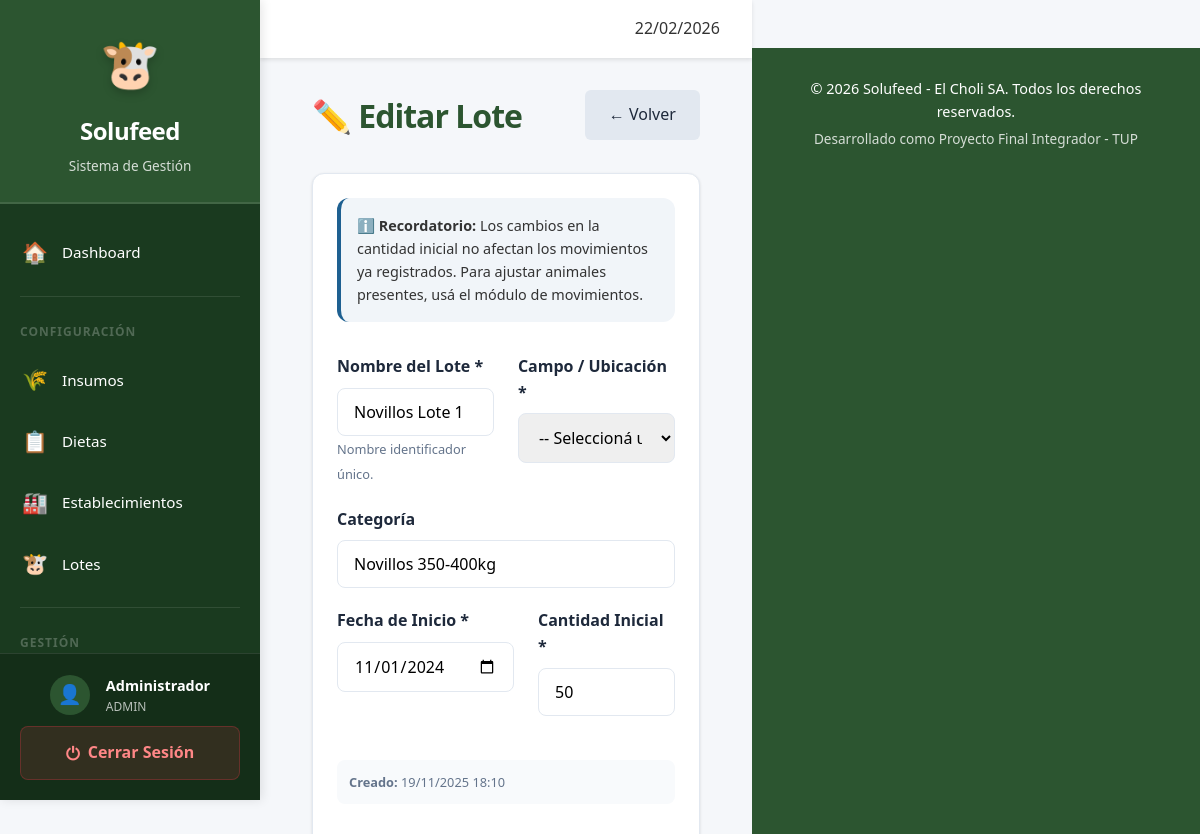
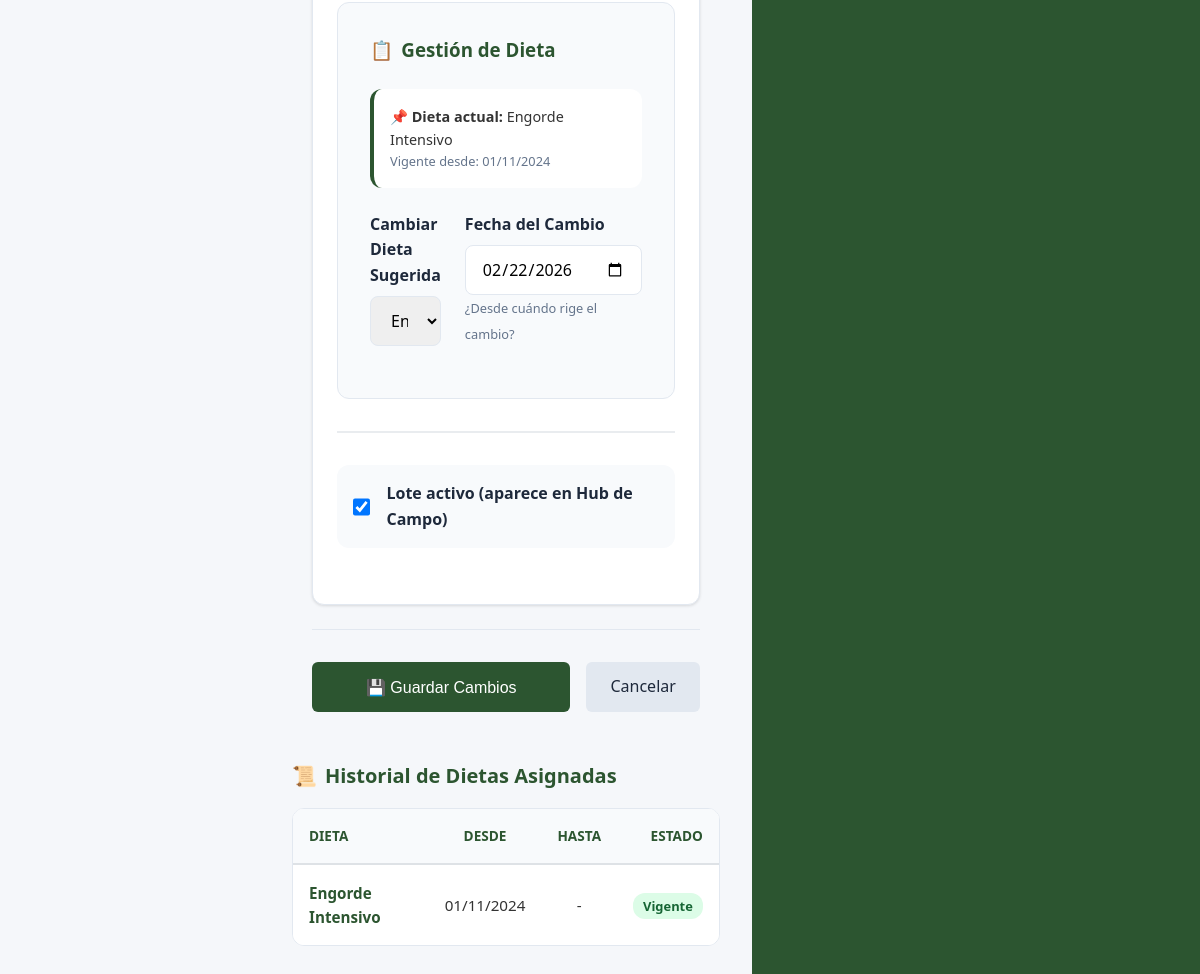
Screenshot of /admin/lotes/editar.php?id=1 (signed in) with the database file from the repository (2 pictures, top to bottom).
### tables this page shows
CREATE TABLE `tropa` (
  `id_tropa` int(11) NOT NULL AUTO_INCREMENT,
  `nombre` varchar(100) NOT NULL,
  `id_campo` int(11) DEFAULT NULL,
  `categoria` varchar(50) DEFAULT NULL,
  `fecha_inicio` date NOT NULL,
  `cantidad_inicial` int(11) NOT NULL,
  `activo` tinyint(1) NOT NULL DEFAULT 1,
  `fecha_creacion` datetime NOT NULL,
  `fecha_actualizacion` datetime DEFAULT NULL,
  PRIMARY KEY (`id_tropa`),
  KEY `fk_tropa_campo` (`id_campo`),
  CONSTRAINT `fk_tropa_campo` FOREIGN KEY (`id_campo`) REFERENCES `campo` (`id_campo`)
);

CREATE TABLE `tropa_dieta_asignada` (
  `id_tropa_dieta` int(11) NOT NULL AUTO_INCREMENT,
  `id_tropa` int(11) NOT NULL,
  `id_dieta` int(11) NOT NULL,
  `fecha_desde` date NOT NULL,
  `fecha_hasta` date DEFAULT NULL,
  PRIMARY KEY (`id_tropa_dieta`),
  KEY `fk_tropadieta_tropa` (`id_tropa`),
  KEY `fk_tropadieta_dieta` (`id_dieta`),
  CONSTRAINT `fk_tropadieta_dieta` FOREIGN KEY (`id_dieta`) REFERENCES `dieta` (`id_dieta`),
  CONSTRAINT `fk_tropadieta_tropa` FOREIGN KEY (`id_tropa`) REFERENCES `tropa` (`id_tropa`)
);

CREATE TABLE `dieta` (
  `id_dieta` int(11) NOT NULL AUTO_INCREMENT,
  `nombre` varchar(100) NOT NULL,
  `descripcion` text DEFAULT NULL,
  `activo` tinyint(1) NOT NULL DEFAULT 1,
  `fecha_creacion` datetime NOT NULL,
  `fecha_actualizacion` datetime DEFAULT NULL,
  PRIMARY KEY (`id_dieta`)
);

### includes/functions.php (called while the page is built, shortened)
<?php
function obtenerDietaVigente($id_tropa, $fecha = null) {
    try {
        $db = getConnection();
        if ($fecha === null) {
            $fecha = date('Y-m-d');
        }
        $stmt = $db->prepare("
            SELECT tda.*, d.nombre as dieta_nombre, d.id_dieta
            FROM tropa_dieta_asignada tda
            INNER JOIN dieta d ON tda.id_dieta = d.id_dieta
            WHERE tda.id_tropa = ?
            AND tda.fecha_desde <= ?
            AND (tda.fecha_hasta IS NULL OR tda.fecha_hasta >= ?)
            ORDER BY tda.fecha_desde DESC
            LIMIT 1
        ");
        $stmt->execute([$id_tropa, $fecha, $fecha]);
        $resultado = $stmt->fetch(PDO::FETCH_ASSOC);
        return $resultado ?: null;
    } catch (Exception $e) {
        return null;
    }
}
?>

### admin/lotes/editar.php (the view, shortened to what this page needs)
<?php
require_once '../../includes/functions.php';
$id_tropa = (int) $_GET['id'];
$db = getConnection();
$stmt_lote = $db->prepare("
    SELECT t.*, c.nombre as campo_nombre
    FROM tropa t
    INNER JOIN campo c ON t.id_campo = c.id_campo
    WHERE t.id_tropa = ?
");
$stmt_lote->execute([$id_tropa]);
$lote = $stmt_lote->fetch();
$dieta_vigente = obtenerDietaVigente($id_tropa);
$id_dieta_actual = $dieta_vigente ? $dieta_vigente['id_dieta'] : null;
$stmt_dietas = $db->query("SELECT id_dieta, nombre FROM dieta WHERE activo = 1 ORDER BY nombre ASC");
$dietas_disponibles = $stmt_dietas->fetchAll();
include '../../includes/header.php';
?>
<div style="display: flex; align-items: center; justify-content: space-between; margin-bottom: 2rem;">
    <h1 style="font-weight: 800; color: var(--primary); margin: 0; letter-spacing: -1px;">✏️ Editar Lote</h1>
    <a href="ver.php?id=<?php echo $id_tropa; ?>" class="btn btn-secondary"><span>←</span> Volver</a>
</div>
<div class="card">
    <div style="background: #f1f5f9; padding: 1rem; border-radius: var(--radius); border-left: 4px solid var(--secondary); margin-bottom: 2rem; font-size: 0.9rem;">
        ℹ️ <strong>Recordatorio:</strong> Los cambios en la cantidad inicial no afectan los movimientos
        ya registrados. Para ajustar animales presentes, usá el módulo de movimientos.
    </div>
    <form method="POST" class="formulario">
        <div style="display: grid; grid-template-columns: 1fr 1fr; gap: 1.5rem;">
            <div class="form-group">
                <label for="nombre">Nombre del Lote *</label>
                <input type="text" id="nombre" name="nombre" required value="<?php echo htmlspecialchars($lote['nombre']); ?>">
                <small style="color: var(--text-muted); font-size: 0.8rem;">Nombre identificador único.</small>
            </div>
            <div class="form-group">
                <label for="id_campo">Campo / Ubicación *</label>
                <select id="id_campo" name="id_campo" required>
                    <option value="">-- Seleccioná un campo --</option>
                </select>
            </div>
        </div>
        <div class="form-group">
            <label for="categoria">Categoría</label>
            <input type="text" id="categoria" name="categoria" value="<?php echo htmlspecialchars($lote['categoria']); ?>">
        </div>
        <div style="display: grid; grid-template-columns: 1fr 1fr; gap: 1.5rem; margin-top: 1rem;">
            <div class="form-group">
                <label for="fecha_inicio">Fecha de Inicio *</label>
                <input type="date" id="fecha_inicio" name="fecha_inicio" required value="<?php echo $lote['fecha_inicio']; ?>">
            </div>
            <div class="form-group">
                <label for="cantidad_inicial">Cantidad Inicial *</label>
                <input type="number" id="cantidad_inicial" name="cantidad_inicial" required min="1" value="<?php echo $lote['cantidad_inicial']; ?>">
            </div>
        </div>
        <div style="font-size: 0.8rem; color: var(--text-muted); margin: 1.5rem 0; display: flex; gap: 1rem; background: var(--bg-main); padding: 0.75rem; border-radius: 8px;">
            <span><strong>Creado:</strong> <?php echo date('d/m/Y H:i', strtotime($lote['fecha_creacion'])); ?></span>
        </div>
        <div style="background: var(--bg-main); padding: 2rem; border-radius: var(--radius); border: 1px solid var(--border); margin: 2rem 0;">
            <h3 style="color: var(--primary); font-weight: 800; margin-bottom: 1.5rem; display: flex; align-items: center; gap: 0.5rem;">
                <span>📋</span> Gestión de Dieta
            </h3>
            <?php if ($dieta_vigente): ?>
                <div style="background: white; padding: 1rem; border-radius: var(--radius); border-left: 4px solid var(--primary); margin-bottom: 1.5rem; font-size: 0.9rem;">
                    📌 <strong>Dieta actual:</strong> <?php echo htmlspecialchars($dieta_vigente['dieta_nombre']); ?>
                    <span style="display: block; color: var(--text-muted); font-size: 0.8rem;">Vigente desde: <?php echo date('d/m/Y', strtotime($dieta_vigente['fecha_desde'])); ?></span>
                </div>
            <?php endif; ?>
            <div style="display: grid; grid-template-columns: 1fr 1fr; gap: 1.5rem;">
                <div class="form-group">
                    <label for="id_dieta">Cambiar Dieta Sugerida</label>
                    <select id="id_dieta" name="id_dieta">
                        <?php foreach ($dietas_disponibles as $dieta):
                            $es_actual = ($id_dieta_actual && $dieta['id_dieta'] == $id_dieta_actual);
                        ?>
                            <option value="<?php echo $dieta['id_dieta']; ?>" <?php echo $es_actual ? 'selected' : ''; ?>>
                                <?php echo htmlspecialchars($dieta['nombre']); ?>
                                <?php echo $es_actual ? ' (actual)' : ''; ?>
                            </option>
                        <?php endforeach; ?>
                    </select>
                </div>
                <div class="form-group">
                    <label for="fecha_cambio_dieta">Fecha del Cambio</label>
                    <input type="date" id="fecha_cambio_dieta" name="fecha_cambio_dieta" value="<?php echo date('Y-m-d'); ?>">
                    <small style="color: var(--text-muted); font-size: 0.8rem;">¿Desde cuándo rige el cambio?</small>
                </div>
            </div>
        </div>
        <hr style="margin: 2rem 0; border: none; border-top: 2px solid #e9ecef;">
        <div style="margin: 2rem 0; padding: 1rem; background: var(--bg-main); border-radius: var(--radius); display: flex; align-items: center; gap: 1rem;">
            <input type="checkbox" name="activo" id="activo" value="1" <?php echo $lote['activo'] ? 'checked' : ''; ?> style="width: 20px; height: 20px;">
            <label for="activo" style="margin-bottom: 0; cursor: pointer; font-weight: 600;">Lote activo (aparece en Hub de Campo)</label>
        </div>
        </div>
        <div style="display: flex; gap: 1rem; padding-top: 2rem; border-top: 1px solid var(--border);">
            <button type="submit" class="btn btn-primary btn-lg" style="flex: 1;">💾 Guardar Cambios</button>
            <a href="ver.php?id=<?php echo $id_tropa; ?>" class="btn btn-secondary btn-lg" style="flex: 0.3;">Cancelar</a>
        </div>
</div>
<?php
$stmt_hist = $db->prepare("
    SELECT
        tda.fecha_desde,
        tda.fecha_hasta,
        d.nombre as dieta_nombre
    FROM tropa_dieta_asignada tda
    INNER JOIN dieta d ON tda.id_dieta = d.id_dieta
    WHERE tda.id_tropa = ?
    ORDER BY tda.fecha_desde DESC
");
$stmt_hist->execute([$id_tropa]);
$historial_dietas = $stmt_hist->fetchAll();
?>
<?php if (count($historial_dietas) > 0): ?>
    <h3 class="card-title" style="margin-top: 3rem;"><span>📜</span> Historial de Dietas Asignadas</h3>
    <div class="table-container">
        <table>
            <thead>
                <tr>
                    <th>Dieta</th>
                    <th style="text-align: center;">Desde</th>
                    <th style="text-align: center;">Hasta</th>
                    <th style="text-align: right;">Estado</th>
                </tr>
            </thead>
            <tbody>
                <?php foreach ($historial_dietas as $hist): ?>
                    <tr>
                        <td style="font-weight: 700; color: var(--primary);"><?php echo htmlspecialchars($hist['dieta_nombre']); ?></td>
                        <td style="text-align: center;"><?php echo date('d/m/Y', strtotime($hist['fecha_desde'])); ?></td>
                        <td style="text-align: center;">
                            <?php echo $hist['fecha_hasta'] ? date('d/m/Y', strtotime($hist['fecha_hasta'])) : '-'; ?>
                        </td>
                        <td style="text-align: right;">
                            <?php if (!$hist['fecha_hasta']): ?>
                                <span class="badge" style="background: #dcfce7; color: #166534;">Vigente</span>
                            <?php else: ?>
                                <span class="badge" style="background: #f1f5f9; color: #475569;">Finalizada</span>
                            <?php endif; ?>
                        </td>
                    </tr>
                <?php endforeach; ?>
            </tbody>
        </table>
    </div>
<?php endif; ?>
<?php include '../../includes/footer.php'; ?>

### assets/css/main.css (style rules this page uses)
:root { --primary: #2c5530; --primary-light: #3d7043; --primary-dark: #1e3a21; --secondary: #1e6091; --accent: #f4a261; --success: #28a745; --danger: #dc3545; --warning: #ffc107; --info: #17a2b8; --bg-main: #f8fafc; --surface: #ffffff; --border: #e2e8f0; --text-main: #1e293b; --text-muted: #64748b; --text-on-primary: #ffffff; --shadow-sm: 0 1px 3px rgba(0, 0, 0, 0.12); --shadow-md: 0 4px 6px -1px rgba(0, 0, 0, 0.1), 0 2px 4px -1px rgba(0, 0, 0, 0.06); --shadow-lg: 0 10px 15px -3px rgba(0, 0, 0, 0.1), 0 4px 6px -2px rgba(0, 0, 0, 0.05); --radius: 12px; }
* { margin: 0; padding: 0; box-sizing: border-box; }
body { font-family: 'Outfit', 'Inter', -apple-system, sans-serif; background-color: var(--bg-main); color: var(--text-main); line-height: 1.5; -webkit-font-smoothing: antialiased; }
.card { background: var(--surface); border-radius: var(--radius); padding: 1.5rem; box-shadow: var(--shadow-sm); border: 1px solid var(--border); margin-bottom: 1.5rem; transition: transform 0.2s ease, box-shadow 0.2s ease; }
.card-title { font-size: 1.25rem; font-weight: 700; color: var(--primary); margin-bottom: 1rem; display: flex; align-items: center; gap: 0.5rem; }
.btn { display: inline-flex; align-items: center; justify-content: center; padding: 0.625rem 1.25rem; font-size: 0.95rem; font-weight: 600; border-radius: 8px; cursor: pointer; transition: all 0.2s ease; text-decoration: none; border: none; gap: 0.5rem; }
.btn-primary { background: var(--primary); color: white; }
.btn-secondary { background: var(--border); color: var(--text-main); }
.btn-lg { padding: 1rem 1.5rem; font-size: 1.1rem; }
.table-container { overflow-x: auto; background: var(--surface); border-radius: var(--radius); border: 1px solid var(--border); }
table { width: 100%; border-collapse: collapse; }
th { background: var(--bg-main); padding: 1rem; text-align: center; font-size: 0.85rem; text-transform: uppercase; color: var(--text-muted); font-weight: 700; border-bottom: 2px solid var(--border); }
td { padding: 1rem; border-bottom: 1px solid var(--border); font-size: 0.95rem; }
tr:last-child td { border-bottom: none; }
.form-group { margin-bottom: 1.25rem; }
label { display: block; font-weight: 600; margin-bottom: 0.5rem; color: var(--text-main); }
input[type="text"], input[type="number"], input[type="date"], input[type="time"], input[type="email"], input[type="password"], select, textarea { width: 100%; padding: 0.75rem 1rem; border: 1px solid var(--border); border-radius: 8px; font-family: inherit; font-size: 1rem; transition: border-color 0.2s ease, box-shadow 0.2s ease; }

### assets/css/style.css (style rules this page uses)
* { margin: 0; padding: 0; box-sizing: border-box; }
body { font-family: 'Segoe UI', Tahoma, Geneva, Verdana, sans-serif; background-color: #f5f7fa; color: #333; line-height: 1.6; display: flex; min-height: 100vh; }
.formulario { max-width: 800px; }
.btn { display: inline-block; padding: 0.75rem 1.5rem; border: none; border-radius: 6px; font-size: 1rem; font-weight: 500; text-decoration: none; cursor: pointer; transition: all 0.3s; text-align: center; }
table { width: 100%; border-collapse: collapse; background: white; }
table thead { background: #f8f9fa; }
table th { padding: 1rem; text-align: left; font-weight: 600; color: #2c5530; border-bottom: 2px solid #dee2e6; }
table td { padding: 1rem; border-bottom: 1px solid #f0f0f0; }
table tbody tr { transition: background 0.2s; }
.badge { padding: 4px 10px; border-radius: 12px; font-size: 0.85em; font-weight: bold; }

### rows the page displays
tropa: nombre "Novillos Lote 1", categoria "Novillos 350-400kg", fecha_inicio "11/01/2024", cantidad_inicial "50", fecha_creacion "19/11/2025 18:10", activo "☑"
tropa_dieta_asignada: id_dieta.nombre "Engorde Intensivo", fecha_desde "01/11/2024", shows "Vigente"

### other values shown
$_SESSION['nombre'] "Administrador"
$_SESSION['tipo'] "ADMIN"
form field id_dieta "Engorde Intensivo (actual)"
